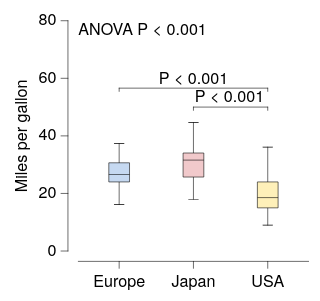

Vega-Lite specification stored for this chart:
### Vega-Lite specification from a JSON file in a GitHub repository (floating-point values rounded to 4 significant figures; data arrays with more than 128 entries replaced by an {"elided": "..."} marker saying what was removed)
{"background": null, "config": {"arc": {"fill": "#DBDBDB", "fillOpacity": 1.0, "innerRadius": 25.0, "padAngle": 0.03, "stroke": "black", "strokeOpacity": 1, "strokeWidth": 0.25}, "area": {"fill": "#DBDBDB", "fillOpacity": 1.0, "stroke": "black", "strokeOpacity": 1, "strokeWidth": 0.25}, "axis": {"domain": true, "domainCap": "round", "domainColor": "black", "domainWidth": 0.25, "grid": false, "gridCap": "round", "gridColor": "#F1F1F1", "gridDash": [0, 0], "gridOpacity": 1.0, "gridWidth": 0.25, "labelColor": "black", "labelFont": "HelveticaNeue", "labelFontSize": 7, "labelFontStyle": "normal", "labelFontWeight": 400, "offset": 4.5, "ticks": true, "tickCap": "round", "tickColor": "black", "tickRound": false, "tickSize": 3, "tickWidth": 0.25, "titleColor": "black", "titleFont": "HelveticaNeue", "titleFontSize": 7, "titleFontStyle": "normal", "titleFontWeight": 400}, "axisX": {"domain": true, "labelAlign": "center", "labelAngle": 0, "labels": true, "ticks": true, "translate": 0}, "axisY": {"domain": true, "labelAlign": "right", "labelAngle": 0, "labels": true, "ticks": true, "translate": 0}, "axisRight": {"domain": true, "labelAlign": "left", "labelAngle": 0, "labels": true, "ticks": true, "translate": 0}, "axisTop": {"domain": true, "labelAlign": "center", "labelAngle": 0, "labels": true, "ticks": true, "translate": 0}, "axisBand": {"tickOffset": 0}, "bar": {"fill": "#DBDBDB", "fillOpacity": 1.0, "stroke": "black", "strokeOpacity": 1, "strokeWidth": 0.25}, "boxplot": {"size": 9.0, "ticks": {"cornerRadius": 0.25, "fill": "black", "size": 4.5, "thickness": 0.25}, "box": {"fillOpacity": 1.0, "stroke": "black", "strokeOpacity": 1, "strokeWidth": 0.25}, "median": {"fill": "black", "fillOpacity": 1.0, "size": 9.0, "thickness": 0.25}, "rule": {"fill": "black", "fillOpacity": 1.0, "size": 10.0, "stroke": "black", "strokeDash": [0, 0], "strokeOpacity": 1, "strokeWidth": 0.25}, "outliers": {"color": "black", "fill": "black", "fillOpacity": 1.0, "size": 0, "stroke": "black", "strokeOpacity": 1, "strokeWidth": 0.25}}, "circle": {"fill": "black", "fillOpacity": 1.0, "size": 0.5, "stroke": null, "strokeOpacity": 1, "strokeWidth": 0.25}, "errorband": {"band": {"fillOpacity": 0.6, "stroke": null, "strokeWidth": 0.25, "strokeOpacity": 1}, "borders": {"opacity": 0, "strokeOpacity": 0.25, "strokeWidth": 1}}, "errorbar": {"opacity": 1, "rule": {"strokeDash": [0, 0], "strokeWidth": 0.25}, "ticks": {"color": "black", "cornerRadius": 0.125, "opacity": 1, "size": 6.0, "thickness": 0.25}, "thickness": 0.25}, "font": "HelveticaNeue", "geoshape": {"fill": "#DBDBDB", "fillOpacity": 1.0, "stroke": "black", "strokeOpacity": 1, "strokeWidth": 0.25}, "header": {"labelColor": "black", "labelFont": "HelveticaNeue", "labelFontSize": 7, "labelFontStyle": "normal", "labelFontWeight": 400, "titleColor": "black", "titleFont": "HelveticaNeue", "titleFontSize": 7, "titleFontStyle": "normal", "titleFontWeight": 400, "titlePadding": 0}, "legend": {"disable": false, "offset": 4.5, "gradientLength": 50.0, "gradientThickness": 5.0, "gradientOpacity": 1.0, "gradientStrokeColor": "black", "gradientStrokeWidth": 0.25, "labelColor": "black", "labelFont": "HelveticaNeue", "labelFontSize": 7, "labelFontStyle": "normal", "labelFontWeight": 400, "strokeColor": "black", "strokeWidth": 0, "symbolSize": 42, "symbolStrokeColor": "black", "symbolStrokeWidth": 0.25, "titleColor": "black", "titleFont": "HelveticaNeue", "titleFontSize": 7, "titleFontStyle": "normal", "titleFontWeight": 400}, "line": {"color": "black", "stroke": "black", "strokeCap": "round", "strokeDash": [0, 0], "strokeOpacity": 1, "strokeWidth": 0.375}, "point": {"filled": true, "fill": "#DBDBDB", "fillOpacity": 1.0, "size": 5.0, "stroke": "black", "strokeOpacity": 1, "strokeWidth": 0.25}, "range": {"category": ["#C6D9F1", "#F1C9CB", "#FEF0B9", "#CEE37A", "#7AA8E0", "#E589A3", "#FDDD5D", "#68B961", "#4177B1", "#C35082", "#E5C227", "#438156"], "diverging": {"scheme": ["#C35082", "#CE6D94", "#D989A7", "#E2A4BA", "#EABFCE", "#F1DBE2", "#F6F6F6", "#D7E0EB", "#B9CBE0", "#9BB6D5", "#7DA1C9", "#5F8CBD", "#4177B1"]}, "heatmap": {"scheme": ["#DFE9F7", "#C6D9F1", "#ADC8EC", "#94B8E6", "#7AA8E0", "#6097DA", "#4D87CA", "#4177B1", "#386898", "#2F597F", "#264A69", "#1D3A58"]}, "ordinal": {"scheme": ["#F1F1F1", "#DBDBDB", "#C6C6C6", "#B2B2B2", "#9D9D9D", "#898989", "#767676", "#636363", "#515151", "#404040", "#2F2F2F", "#1F1F1F"]}, "ramp": {"scheme": ["#DFE9F7", "#C6D9F1", "#ADC8EC", "#94B8E6", "#7AA8E0", "#6097DA", "#4D87CA", "#4177B1", "#386898", "#2F597F", "#264A69", "#1D3A58"]}}, "rule": {"color": "black", "stroke": "black", "strokeCap": "round", "strokeDash": [2, 2], "strokeOpacity": 1, "strokeWidth": 0.25}, "scale": {"bandPaddingInner": 0.1, "bandPaddingOuter": 0.1, "round": false}, "rect": {"fill": "#DBDBDB", "fillOpacity": 1.0, "stroke": "black", "strokeOpacity": 1, "strokeWidth": 0.25}, "square": {"fill": "#DBDBDB", "fillOpacity": 1.0, "size": 10.0, "stroke": "black", "strokeOpacity": 1, "strokeWidth": 0.25}, "text": {"color": "black", "font": "HelveticaNeue", "fontSize": 7, "fontStyle": "normal", "fontWeight": 400}, "title": {"anchor": "middle", "frame": "group", "color": "black", "font": "HelveticaNeue", "fontSize": 7, "fontStyle": "normal", "fontWeight": 400, "subtitleColor": "black", "subtitleFont": "HelveticaNeue", "subtitleFontSize": "HelveticaNeue", "subtitleFontStyle": "normal", "subtitleFontWeight": 400}, "view": {"continuousWidth": 100, "continuousHeight": 100, "discreteWidth": 100, "discreteHeight": 100, "fill": null, "stroke": null, "strokeWidth": 0.25}}, "layer": [{"data": {"name": "data-84942684f44a0939f6e50b33ec91a880"}, "mark": {"type": "boxplot"}, "encoding": {"color": {"field": "Origin", "legend": null, "type": "nominal"}, "x": {"field": "Origin", "sort": ["Europe", "Japan", "USA"], "title": null, "type": "nominal"}, "y": {"field": "Miles_per_Gallon", "scale": {"domain": [0, 75]}, "title": "Miles per gallon", "type": "quantitative"}}}, {"layer": [{"data": {"values": [{"__dysonsphere__": 1}]}, "mark": {"type": "text", "align": "left", "angle": 0, "baseline": "top", "dx": 0, "dy": 0, "fontSize": 7, "opacity": 1.0}, "encoding": {"text": {"value": "ANOVA P < 0.001"}, "x": {"value": 0}, "y": {"value": 0}}}, {"layer": [{"data": {"values": [{"x": "Europe", "x2": "USA", "y": 56.58, "__dysonsphere__": 1}]}, "mark": {"type": "rule", "strokeCap": "round", "strokeDash": [0, 0], "strokeWidth": 0.25}, "encoding": {"x": {"field": "x", "type": "nominal"}, "x2": {"field": "x2"}, "y": {"field": "y", "type": "quantitative"}}}, {"data": {"values": [{"x": "Europe", "y": 56.58, "y2": 55.45, "__dysonsphere__": 1}]}, "mark": {"type": "rule", "strokeCap": "round", "strokeDash": [0, 0], "strokeWidth": 0.25}, "encoding": {"x": {"field": "x", "type": "nominal"}, "y": {"field": "y", "type": "quantitative"}, "y2": {"field": "y2"}}}, {"data": {"values": [{"x": "USA", "y": 56.58, "y2": 55.45, "__dysonsphere__": 1}]}, "mark": {"type": "rule", "strokeCap": "round", "strokeDash": [0, 0], "strokeWidth": 0.25}, "encoding": {"x": {"field": "x", "type": "nominal"}, "y": {"field": "y", "type": "quantitative"}, "y2": {"field": "y2"}}}, {"data": {"values": [{"y": 56.58, "label": "P < 0.001", "__dysonsphere__": 1}]}, "mark": {"type": "text", "align": "center", "dy": -4, "fontSize": 7}, "encoding": {"text": {"field": "label", "type": "nominal"}, "x": {"value": 50.0}, "y": {"field": "y", "type": "quantitative"}}}]}, {"layer": [{"data": {"values": [{"x": "Japan", "x2": "USA", "y": 50.0, "__dysonsphere__": 1}]}, "mark": {"type": "rule", "strokeCap": "round", "strokeDash": [0, 0], "strokeWidth": 0.25}, "encoding": {"x": {"field": "x", "type": "nominal"}, "x2": {"field": "x2"}, "y": {"field": "y", "type": "quantitative"}}}, {"data": {"values": [{"x": "Japan", "y": 50.0, "y2": 48.87, "__dysonsphere__": 1}]}, "mark": {"type": "rule", "strokeCap": "round", "strokeDash": [0, 0], "strokeWidth": 0.25}, "encoding": {"x": {"field": "x", "type": "nominal"}, "y": {"field": "y", "type": "quantitative"}, "y2": {"field": "y2"}}}, {"data": {"values": [{"x": "USA", "y": 50.0, "y2": 48.87, "__dysonsphere__": 1}]}, "mark": {"type": "rule", "strokeCap": "round", "strokeDash": [0, 0], "strokeWidth": 0.25}, "encoding": {"x": {"field": "x", "type": "nominal"}, "y": {"field": "y", "type": "quantitative"}, "y2": {"field": "y2"}}}, {"data": {"values": [{"y": 50.0, "label": "P < 0.001", "__dysonsphere__": 1}]}, "mark": {"type": "text", "align": "center", "dy": -4, "fontSize": 7}, "encoding": {"text": {"field": "label", "type": "nominal"}, "x": {"value": 65.62}, "y": {"field": "y", "type": "quantitative"}}}]}], "name": "__dysonsphere_a9b257f8a1ec4766_1"}], "$schema": "https://vega.github.io/schema/vega-lite/v6.4.1.json", "datasets": {"data-84942684f44a0939f6e50b33ec91a880": {"elided": "398 records"}}}
